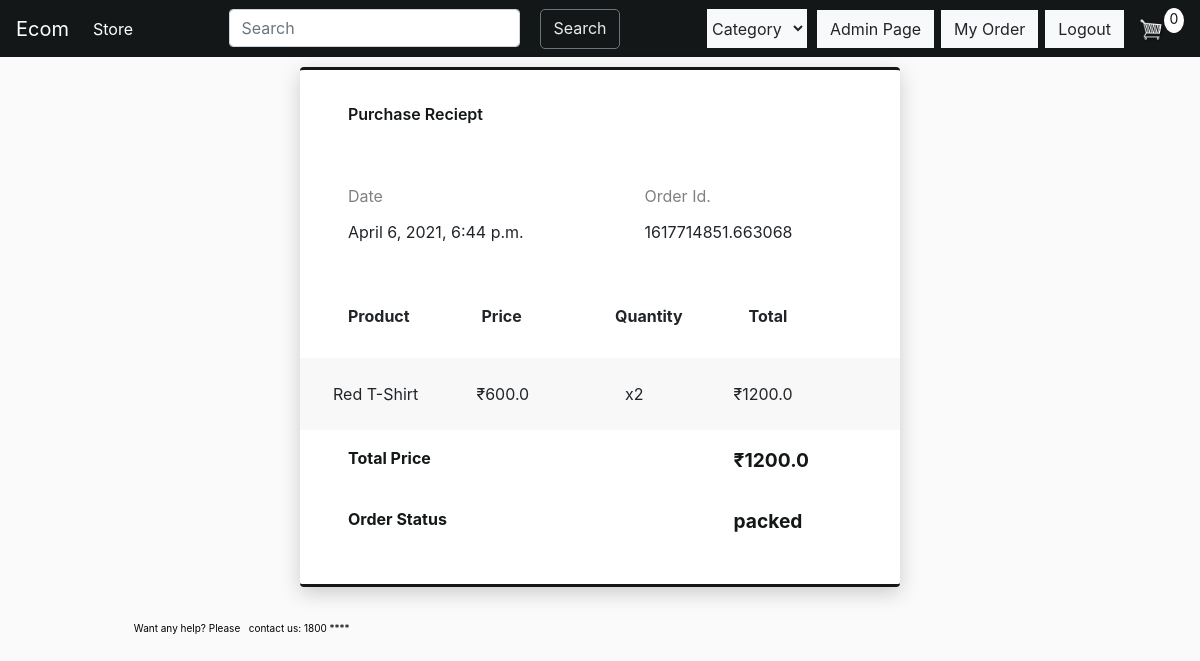
Page /myorder (signed in) on the earlier database version.
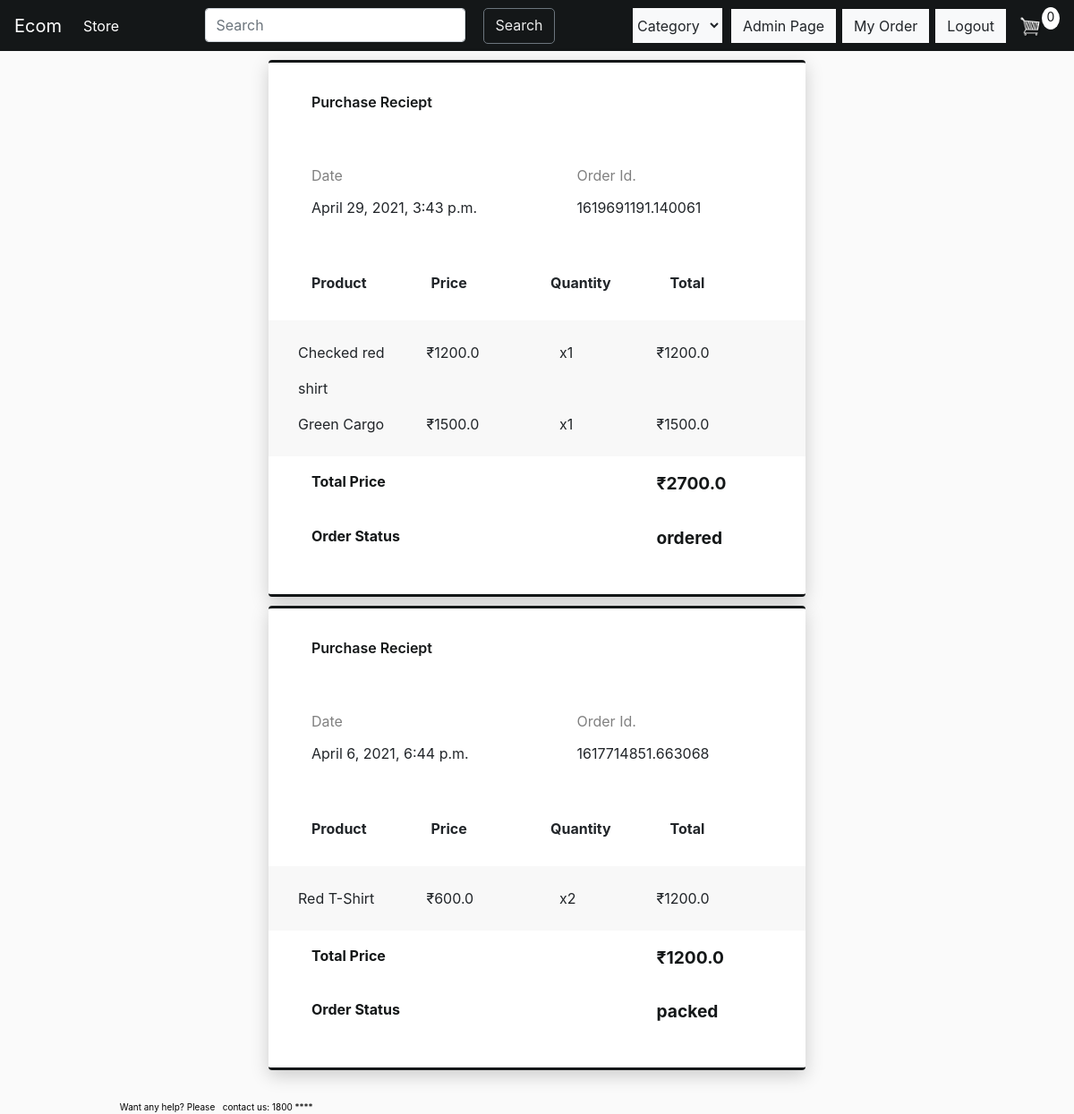
Same page on the later database version.
### store/models.py (models this page shows, shortened)
class Ordered(models.Model):
    customer = models.ForeignKey(Customer, on_delete=models.SET_NULL,blank=True,null=True)
    order = models.ForeignKey(Order, on_delete=models.SET_NULL, blank=True, null= True)
    address = models.ForeignKey(ShippingAddress,on_delete=models.SET_NULL, blank=True, null= True)
    datetime = models.DateTimeField(auto_now_add=True, blank=True)
    ORDERS = (("ordered","ORDERED"),("packed","PACKED"),("shipped","SHIPPED"),("delivered","DELIVERED"))
    orderstatus = models.CharField(max_length=20,choices=ORDERS,default="ordered")
    class Meta:
        ordering = ['-datetime']

class Order(models.Model):
    customer = models.ForeignKey(Customer, on_delete=models.SET_NULL,blank=True,null=True)
    date_ordered = models.DateTimeField(auto_now_add=True)
    complete = models.BooleanField(default=False,null=True,blank=False)
    transaction_id = models.CharField(max_length=200, null=True)
    @property
    def get_cart_total(self):
        orderitem = self.orderitem_set.all()
        total =  sum([item.get_total for item in orderitem])
        return total
    @property
    def get_cart_items(self):
        orderitem = self.orderitem_set.all()
        total = sum([item.quantity for item in orderitem])
        return total

class OrderItem(models.Model):
    product = models.ForeignKey(Product, on_delete=models.SET_NULL, null =True)
    order = models.ForeignKey(Order, on_delete = models.SET_NULL, null = True)
    quantity = models.IntegerField(default = 0, null = True, blank = True)
    date_added = models.DateTimeField(auto_now_add = True)
    @property
    def get_total(self):
        total = self.product.price * self.quantity
        return total

class Product(models.Model):
    name = models.CharField(max_length=200,null=True)
    price = models.FloatField()
    description = models.CharField(max_length=500,blank=True,default="")
    CATEGORY = (('shirt','SHIRT'), ('t-shirt','T-SHIRT'),('trouser','TROUSER'))
    categories = models.CharField(max_length=7,choices=CATEGORY,default='shirt')
    image = models.ImageField(null=True,blank = True)
    stock = models.IntegerField(default = 0)
    amazon = models.CharField(max_length=500,blank=False,default="#")
    class Meta:
        ordering = ['-stock']

### store/views.py (the view, shortened to what this page needs)
# urls.py: path('myorder',views.myOrder,name="myorder"),
def myOrder(request):
    if request.user.is_authenticated:
        customer = request.user.customer
        order, created = Order.objects.get_or_create(customer=customer, complete = False)
        items = order.orderitem_set.all()
        cartItems = order.get_cart_items
    customer = request.user.customer
    myorder = Ordered.objects.filter(customer=customer)
    context = {"items":items, "order":order, "cartItems": cartItems,"myorder":myorder}
    return render(request,'store/MyOrder.html',context)

### store/templates/store/MyOrder.html
{% extends 'store/main.html'%}
{% load static %}
{% block content %}
{% for ordered in myorder%}
<div class="card">
    <div class="title">Purchase Reciept</div>
    <div class="info">
        <div class="row">
            <div class="col-7"> <span id="heading">Date</span><br> <span id="details">{{ordered.datetime}}</span> </div>
            <div class="col-5 pull-right"> <span id="heading">Order Id.</span><br> <span id="details">{{ordered.order.transaction_id}}</span> </div>
        </div>
    </div>
    <div class="info">
        <div class="row">
            <div class="col-3"> <span id="name"><b>Product</b></span> </div>
            <div class="col-3"> <span id="price" ><b>Price</b></span> </div>
            <div class="col-3"> <span id="price" ><b>Quantity</b></span> </div>
            <div class="col-3"><span id="price" ><b>Total</b></span></div>
        </div>
    </div>
    <div class="pricing">
        {%for item in ordered.order.orderitem_set.all%}
        <div class="row">
            <div class="col-3"> <span id="name">{{item.product.name}}</span> </div>
            <div class="col-3" > <span id="price" style="padding-left: 10px;" >₹{{item.product.price}}</span> </div>
            <div class="col-3" > <span id="price" style="padding-left: 25px;" > x{{item.quantity}}</span> </div>
            <div class="col-3" > <span id="price" >₹{{item.get_total}}</span> </div>
        </div>
        {% endfor%}
    </div>
    <div class="total">
        <div class="row">
            <div class="col-9">Total Price</div>
            <div class="col-3"><big>₹{{ordered.order.get_cart_total}}</big></div>
        </div>
    </div>
    <div class="total">
        <div class="row">
            <div class="col-9">Order Status</div>
            <div class="col-3"><big>{{ordered.orderstatus}}</big></div>
        </div>
    </div>
</div>
{%endfor%}
<div class="footer">
    <div class="row">
        <div class="col-10">Want any help? Please &nbsp; contact us: 1800 ****</div>
    </div>
</div>
<link rel="stylesheet" type="text/css" href="{%static 'css/myorder.css'%}?{% now 'U'%}">
{%endblock%}

Differences in the rows shown:
added Ordered: datetime "April 29, 2021, 3:43 p.m.", order.transaction_id "1619691191.140061", order.get_cart_total "2700.0", orderstatus "ordered"
added OrderItem: product.name "Checked red shirt", product.price "1200.0", quantity "1", get_total "1200.0", shown under "April 29, 2021, 3:43 p.m."
added OrderItem: product.name "Green Cargo", product.price "1500.0", quantity "1", get_total "1500.0", shown under "April 29, 2021, 3:43 p.m."
